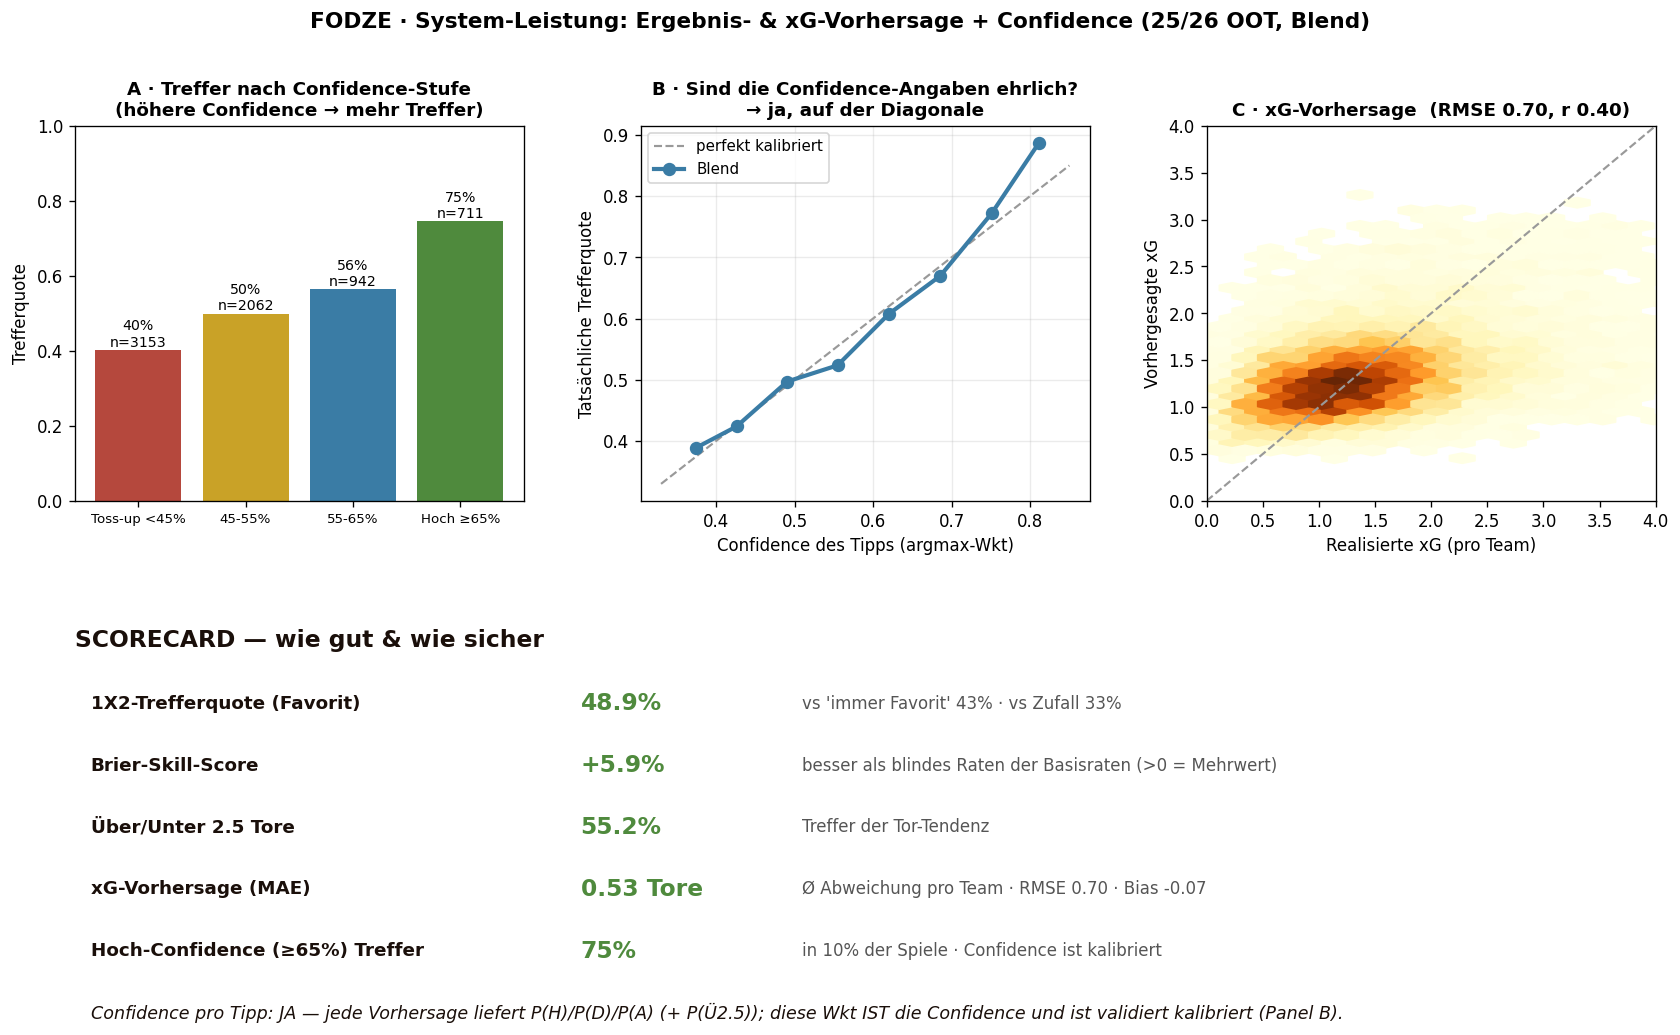

The script that saved this image:
#!/usr/bin/env python3
"""system_performance — how well does FODZE predict results + xG, and what is the
confidence per tip? (interpretable scorecard, 25/26 OOT holdout)

Answers two questions:
  1. Vorhersage-Güte: 1X2 hit-rate (overall + by confidence tier), O/U 2.5 hit,
     Brier + Brier-Skill-Score (vs base-rate guessing), xG-RMSE/MAE in goals.
  2. Confidence pro Tipp: YES — every tip's probability IS its confidence, and it
     is CALIBRATED (reliability curve on the diagonal). Confidence tiers shown.

Engine = Blend (50/50 dev-03 ⊕ dev-09, the validated-best forecaster). dev-03 is
the current production default (numbers very close, reported for reference).

Outputs (tools/v4/diagnostics/):
  system_performance.json · system_performance.png
Run: tools/venv/bin/python3 -I tools/v4/diagnostics/system_performance.py
"""
from __future__ import annotations

import json
import sys
from pathlib import Path

REPO = Path(__file__).resolve().parents[3]
sys.path.insert(0, str(REPO / "tools" / "v4" / "diagnostics"))
sys.path.insert(0, str(REPO / "tools"))

import numpy as np
import matplotlib
matplotlib.use("Agg")
import matplotlib.pyplot as plt
from matplotlib.gridspec import GridSpec

import score_xg_forecast as X
from v4.modules.m3_xg import DEFAULT_RHO
from v4.modules.m1_score.distributions import DixonColesModel, PoissonGoalModel
from v4.modules.m1_score.coarse_graining import get_1x2
from v4.eval.metrics import brier_multiclass, brier_skill_score, xg_forecast_report

D = REPO / "tools" / "v4" / "diagnostics"
RHO = DEFAULT_RHO
C_OK, C_MID, C_LO, C_GOLD = "#4f8a3d", "#c9a227", "#b5483d", "#3a7ca5"


def lambdas_to_markets(lh, la, rho):
    n = len(lh); p1 = np.empty((n, 3)); po = np.empty(n)
    for i in range(n):
        try:
            M = DixonColesModel(lh[i], la[i], rho=rho).matrix(normalize=True)
        except ValueError:
            M = PoissonGoalModel(lh[i], la[i]).matrix(normalize=True)
        p = get_1x2(M); p1[i] = [p["H"], p["D"], p["A"]]
        idx = np.arange(M.shape[0])
        po[i] = M[idx[:, None] + idx[None, :] >= 3].sum()
    return p1, po


def main() -> int:
    eng = X.corpus_engines(("25/26",), RHO)
    d09, d03 = eng["dev-09"], eng["dev-03"]
    lhB = 0.5 * d09["lam_h"].to_numpy(float) + 0.5 * d03["lam_h"].to_numpy(float)
    laB = 0.5 * d09["lam_a"].to_numpy(float) + 0.5 * d03["lam_a"].to_numpy(float)
    lhB = np.clip(lhB, X.LAMBDA_MIN, X.LAMBDA_MAX); laB = np.clip(laB, X.LAMBDA_MIN, X.LAMBDA_MAX)
    p, po = lambdas_to_markets(lhB, laB, RHO)
    yh, ya = d09["y_h"].to_numpy(), d09["y_a"].to_numpy()
    y = np.array([X._outcome(h, a) for h, a in zip(yh, ya)])
    tot = yh + ya
    n = len(y)

    # ── result accuracy ──
    pick = p.argmax(1)
    acc = float((pick == y).mean())
    conf = p.max(1)
    brier = brier_multiclass(y, p)
    bss = brier_skill_score(y, p)
    # O/U 2.5
    over = (tot >= 3).astype(int)
    o_pick = (po >= 0.5).astype(int)
    o_acc = float((o_pick == over).mean())

    # confidence tiers (max prob)
    tiers = [("Toss-up <45%", conf < 0.45), ("45-55%", (conf >= 0.45) & (conf < 0.55)),
             ("55-65%", (conf >= 0.55) & (conf < 0.65)), ("Hoch ≥65%", conf >= 0.65)]
    tier_rows = []
    for lbl, m in tiers:
        if m.sum() < 10:
            continue
        tier_rows.append({"tier": lbl, "n": int(m.sum()), "share": float(m.mean()),
                          "accuracy": float((pick[m] == y[m]).mean()), "mean_conf": float(conf[m].mean())})

    # ── reliability (confidence calibration) ──
    rel = []
    edges = np.linspace(0.33, 0.85, 9)
    for lo, hi in zip(edges[:-1], edges[1:]):
        m = (conf >= lo) & (conf < hi)
        if m.sum() < 20:
            continue
        rel.append({"mean_conf": float(conf[m].mean()), "actual": float((pick[m] == y[m]).mean()), "n": int(m.sum())})

    # ── xG accuracy ──
    spine = X.XGSpine()
    rh = np.full(n, np.nan); ra = np.full(n, np.nan)
    league = d09["league"].to_numpy(); ch = d09["ch"].to_numpy(); ca = d09["ca"].to_numpy(); cd = d09["cdate"].to_numpy()
    for i in range(n):
        r = spine.resolve(league[i], ch[i], ca[i], cd[i])
        if r:
            rh[i], ra[i] = r[1], r[2]
    has = ~np.isnan(rh) & ~np.isnan(ra)
    xgrep = xg_forecast_report(np.concatenate([lhB[has], laB[has]]), np.concatenate([rh[has], ra[has]]))

    print("═" * 70)
    print(f"FODZE SYSTEM-LEISTUNG · 25/26 OOT · Blend · n={n:,}")
    print("═" * 70)
    print(f"  RESULTAT (1X2): Trefferquote argmax {acc:.1%} · Brier {brier:.4f} · "
          f"Brier-Skill-Score {bss:+.1%} vs Raten")
    print(f"  ÜBER/UNTER 2.5: Trefferquote {o_acc:.1%}")
    print(f"  xG (pro Team):  RMSE {xgrep['rmse']:.3f} · MAE {xgrep['mae']:.3f} Tore · "
          f"Bias {xgrep['bias']:+.3f} · Korrelation {xgrep['pearson_r']:.2f}")
    print("\n  CONFIDENCE-TIERS (argmax-Wkt = Tipp-Confidence):")
    for t in tier_rows:
        print(f"    {t['tier']:<14} Anteil {t['share']:.0%}  Trefferquote {t['accuracy']:.1%}  (claim {t['mean_conf']:.0%})")
    base = np.bincount(y, minlength=3) / n
    print(f"\n  (Basisraten H/D/A: {base[0]:.0%}/{base[1]:.0%}/{base[2]:.0%} · "
          f"'immer Favorit' waere {max(base):.0%})")

    out = {"engine": "Blend 50/50 dev-03⊕dev-09", "season": "25/26 OOT", "n": n,
           "result_1x2": {"accuracy": acc, "brier": brier, "brier_skill_score": bss, "base_rates": base.tolist()},
           "over_under_25_accuracy": o_acc,
           "xg": xgrep, "confidence_tiers": tier_rows, "reliability": rel,
           "confidence_note": "Jeder Tipp hat eine Wahrscheinlichkeit (= Confidence); validiert kalibriert (Reliability auf Diagonale)."}
    (D / "system_performance.json").write_text(json.dumps(out, indent=2, default=float))

    # ── figure ──
    fig = plt.figure(figsize=(17, 9.5))
    gs = GridSpec(2, 3, hspace=0.34, wspace=0.26, height_ratios=[1, 1])
    # A: confidence-tier accuracy
    axA = fig.add_subplot(gs[0, 0])
    labels = [t["tier"] for t in tier_rows]
    accs = [t["accuracy"] for t in tier_rows]
    cols = [C_LO, C_MID, C_GOLD, C_OK][:len(labels)]
    axA.bar(labels, accs, color=cols)
    for i, t in enumerate(tier_rows):
        axA.text(i, t["accuracy"] + 0.01, f"{t['accuracy']:.0%}\nn={t['n']}", ha="center", fontsize=8.5)
    axA.set_ylim(0, 1); axA.set_ylabel("Trefferquote")
    axA.set_title("A · Treffer nach Confidence-Stufe\n(höhere Confidence → mehr Treffer)", fontweight="bold", fontsize=11)
    axA.tick_params(axis="x", labelsize=8)
    # B: reliability
    axB = fig.add_subplot(gs[0, 1])
    axB.plot([0.33, 0.85], [0.33, 0.85], "--", color="#999", lw=1.3, label="perfekt kalibriert")
    axB.plot([r["mean_conf"] for r in rel], [r["actual"] for r in rel], "o-", color=C_GOLD, lw=2.5, ms=7, label="Blend")
    axB.set_xlabel("Confidence des Tipps (argmax-Wkt)"); axB.set_ylabel("Tatsächliche Trefferquote")
    axB.set_title("B · Sind die Confidence-Angaben ehrlich?\n→ ja, auf der Diagonale", fontweight="bold", fontsize=11)
    axB.legend(fontsize=9); axB.grid(alpha=0.25)
    # C: xG scatter
    axC = fig.add_subplot(gs[0, 2])
    axC.hexbin(np.concatenate([rh[has], ra[has]]), np.concatenate([lhB[has], laB[has]]),
               gridsize=30, cmap="YlOrBr", mincnt=1)
    axC.plot([0, 4], [0, 4], "--", color="#999", lw=1.3)
    axC.set_xlim(0, 4); axC.set_ylim(0, 4)
    axC.set_xlabel("Realisierte xG (pro Team)"); axC.set_ylabel("Vorhergesagte xG")
    axC.set_title(f"C · xG-Vorhersage  (RMSE {xgrep['rmse']:.2f}, r {xgrep['pearson_r']:.2f})", fontweight="bold", fontsize=11)
    # D: scorecard text
    axD = fig.add_subplot(gs[1, :])
    axD.axis("off")
    lines = [
        ("1X2-Trefferquote (Favorit)", f"{acc:.1%}", f"vs 'immer Favorit' {max(base):.0%} · vs Zufall 33%"),
        ("Brier-Skill-Score", f"{bss:+.1%}", "besser als blindes Raten der Basisraten (>0 = Mehrwert)"),
        ("Über/Unter 2.5 Tore", f"{o_acc:.1%}", "Treffer der Tor-Tendenz"),
        ("xG-Vorhersage (MAE)", f"{xgrep['mae']:.2f} Tore", f"Ø Abweichung pro Team · RMSE {xgrep['rmse']:.2f} · Bias {xgrep['bias']:+.2f}"),
        ("Hoch-Confidence (≥65%) Treffer", f"{tier_rows[-1]['accuracy']:.0%}", f"in {tier_rows[-1]['share']:.0%} der Spiele · Confidence ist kalibriert"),
    ]
    axD.text(0.0, 1.0, "SCORECARD — wie gut & wie sicher", fontsize=14, fontweight="bold", va="top", color="#1a0f0a")
    for i, (k, v, note) in enumerate(lines):
        yv = 0.80 - i * 0.165
        axD.text(0.01, yv, k, fontsize=11, fontweight="bold", va="center", color="#1a0f0a")
        axD.text(0.32, yv, v, fontsize=14, fontweight="bold", va="center", color=C_OK)
        axD.text(0.46, yv, note, fontsize=10, va="center", color="#555")
    axD.text(0.01, 0.80 - len(lines) * 0.165, "Confidence pro Tipp: JA — jede Vorhersage liefert P(H)/P(D)/P(A) "
             "(+ P(Ü2.5)); diese Wkt IST die Confidence und ist validiert kalibriert (Panel B).",
             fontsize=10.5, va="center", style="italic", color="#1a0f0a")
    fig.suptitle("FODZE · System-Leistung: Ergebnis- & xG-Vorhersage + Confidence (25/26 OOT, Blend)",
                 fontsize=13, fontweight="bold")
    fig.savefig(D / "system_performance.png", dpi=120, bbox_inches="tight", facecolor="white")
    plt.close(fig)
    print(f"\n  ✓ {(D / 'system_performance.json').relative_to(REPO)} · system_performance.png")
    return 0


if __name__ == "__main__":
    sys.exit(main())
